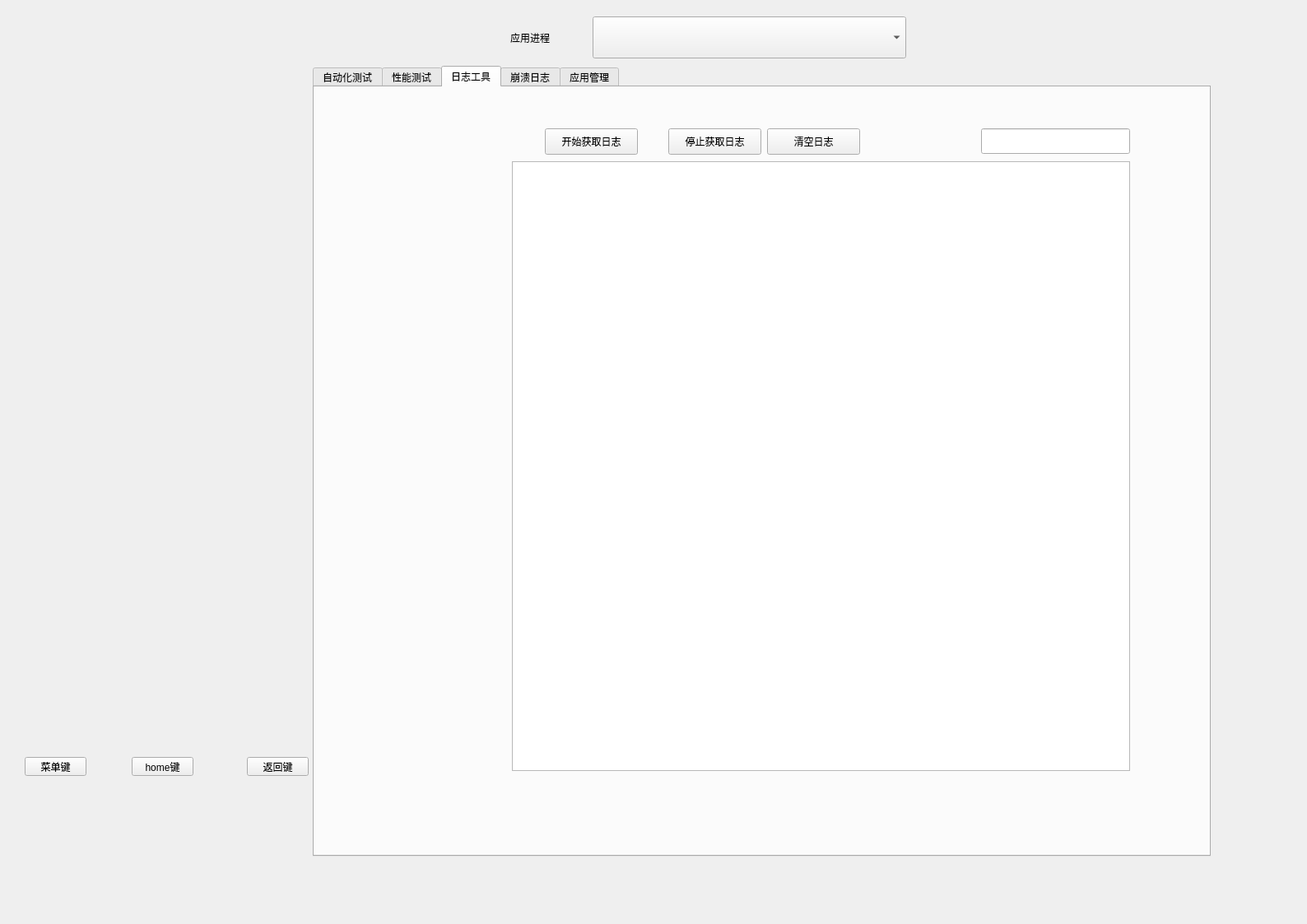
<?xml version="1.0" encoding="UTF-8"?>
<ui version="4.0">
 <class>Form</class>
 <widget class="QWidget" name="Form">
  <property name="geometry">
   <rect>
    <x>0</x>
    <y>0</y>
    <width>1588</width>
    <height>1123</height>
   </rect>
  </property>
  <property name="windowTitle">
   <string>Form</string>
  </property>
  <widget class="QTabWidget" name="tabWidget1">
   <property name="geometry">
    <rect>
     <x>380</x>
     <y>80</y>
     <width>1091</width>
     <height>961</height>
    </rect>
   </property>
   <property name="currentIndex">
    <number>2</number>
   </property>
   <widget class="QWidget" name="tab_6">
    <attribute name="title">
     <string>自动化测试</string>
    </attribute>
    <widget class="QWidget" name="horizontalLayoutWidget_2">
     <property name="geometry">
      <rect>
       <x>320</x>
       <y>100</y>
       <width>721</width>
       <height>331</height>
      </rect>
     </property>
     <layout class="QHBoxLayout" name="retry_cpu_layout"/>
    </widget>
    <widget class="QWidget" name="horizontalLayoutWidget_3">
     <property name="geometry">
      <rect>
       <x>320</x>
       <y>460</y>
       <width>711</width>
       <height>361</height>
      </rect>
     </property>
     <layout class="QHBoxLayout" name="retry_mem_layout"/>
    </widget>
    <widget class="QPushButton" name="start_script_auto">
     <property name="geometry">
      <rect>
       <x>130</x>
       <y>190</y>
       <width>111</width>
       <height>41</height>
      </rect>
     </property>
     <property name="text">
      <string>脚本重放</string>
     </property>
    </widget>
    <widget class="QPushButton" name="retry_script_first">
     <property name="geometry">
      <rect>
       <x>0</x>
       <y>100</y>
       <width>121</width>
       <height>31</height>
      </rect>
     </property>
     <property name="text">
      <string>录制前/后置脚本</string>
     </property>
    </widget>
    <widget class="QPushButton" name="retry_script_cycle">
     <property name="geometry">
      <rect>
       <x>0</x>
       <y>140</y>
       <width>121</width>
       <height>31</height>
      </rect>
     </property>
     <property name="text">
      <string>录制循环脚本</string>
     </property>
    </widget>
    <widget class="QPushButton" name="retry_script_save">
     <property name="geometry">
      <rect>
       <x>130</x>
       <y>100</y>
       <width>121</width>
       <height>31</height>
      </rect>
     </property>
     <property name="text">
      <string>保存录制脚本</string>
     </property>
    </widget>
    <widget class="QPushButton" name="delete_auto_script">
     <property name="geometry">
      <rect>
       <x>0</x>
       <y>190</y>
       <width>121</width>
       <height>41</height>
      </rect>
     </property>
     <property name="text">
      <string>删除脚本</string>
     </property>
    </widget>
    <widget class="QLabel" name="label_15">
     <property name="geometry">
      <rect>
       <x>0</x>
       <y>250</y>
       <width>81</width>
       <height>21</height>
      </rect>
     </property>
     <property name="text">
      <string>脚本名称</string>
     </property>
    </widget>
    <widget class="QLabel" name="label_16">
     <property name="geometry">
      <rect>
       <x>140</x>
       <y>250</y>
       <width>81</width>
       <height>21</height>
      </rect>
     </property>
     <property name="text">
      <string>重放次数</string>
     </property>
    </widget>
    <widget class="QListWidget" name="retry_script_list">
     <property name="geometry">
      <rect>
       <x>5</x>
       <y>311</y>
       <width>271</width>
       <height>291</height>
      </rect>
     </property>
    </widget>
    <widget class="QLineEdit" name="retry_script_name">
     <property name="geometry">
      <rect>
       <x>0</x>
       <y>270</y>
       <width>131</width>
       <height>31</height>
      </rect>
     </property>
    </widget>
    <widget class="QLineEdit" name="retry_script_time">
     <property name="geometry">
      <rect>
       <x>140</x>
       <y>270</y>
       <width>111</width>
       <height>31</height>
      </rect>
     </property>
     <property name="text">
      <string>5</string>
     </property>
    </widget>
    <widget class="QPushButton" name="open_script_list">
     <property name="geometry">
      <rect>
       <x>130</x>
       <y>140</y>
       <width>121</width>
       <height>31</height>
      </rect>
     </property>
     <property name="text">
      <string>打开脚本目录</string>
     </property>
    </widget>
   </widget>
   <widget class="QWidget" name="tab">
    <attribute name="title">
     <string>性能测试</string>
    </attribute>
    <widget class="QWidget" name="horizontalLayoutWidget">
     <property name="geometry">
      <rect>
       <x>80</x>
       <y>40</y>
       <width>801</width>
       <height>261</height>
      </rect>
     </property>
     <layout class="QHBoxLayout" name="fps_layout"/>
    </widget>
    <widget class="QWidget" name="horizontalLayoutWidget_4">
     <property name="geometry">
      <rect>
       <x>80</x>
       <y>330</y>
       <width>801</width>
       <height>281</height>
      </rect>
     </property>
     <layout class="QHBoxLayout" name="cpu_layout"/>
    </widget>
    <widget class="QWidget" name="horizontalLayoutWidget_5">
     <property name="geometry">
      <rect>
       <x>80</x>
       <y>650</y>
       <width>801</width>
       <height>271</height>
      </rect>
     </property>
     <layout class="QHBoxLayout" name="mem_layout"/>
    </widget>
    <widget class="QLabel" name="label_10">
     <property name="geometry">
      <rect>
       <x>410</x>
       <y>10</y>
       <width>71</width>
       <height>21</height>
      </rect>
     </property>
     <property name="text">
      <string>FPS数据</string>
     </property>
    </widget>
    <widget class="QLabel" name="label_11">
     <property name="geometry">
      <rect>
       <x>420</x>
       <y>310</y>
       <width>71</width>
       <height>21</height>
      </rect>
     </property>
     <property name="text">
      <string>CPU数据</string>
     </property>
    </widget>
    <widget class="QLabel" name="label_12">
     <property name="geometry">
      <rect>
       <x>430</x>
       <y>620</y>
       <width>71</width>
       <height>21</height>
      </rect>
     </property>
     <property name="text">
      <string>MEM数据</string>
     </property>
    </widget>
    <widget class="QPushButton" name="performance_start_mem_test">
     <property name="geometry">
      <rect>
       <x>900</x>
       <y>760</y>
       <width>101</width>
       <height>31</height>
      </rect>
     </property>
     <property name="text">
      <string>内存测试</string>
     </property>
    </widget>
    <widget class="QPushButton" name="performance_start_fps_test">
     <property name="geometry">
      <rect>
       <x>910</x>
       <y>110</y>
       <width>113</width>
       <height>32</height>
      </rect>
     </property>
     <property name="text">
      <string>FPS测试</string>
     </property>
    </widget>
    <widget class="QPushButton" name="performance_start_cpu_test">
     <property name="geometry">
      <rect>
       <x>910</x>
       <y>430</y>
       <width>113</width>
       <height>32</height>
      </rect>
     </property>
     <property name="text">
      <string>CPU测试</string>
     </property>
    </widget>
   </widget>
   <widget class="QWidget" name="tab_5">
    <attribute name="title">
     <string>日志工具</string>
    </attribute>
    <widget class="QTextEdit" name="show_log">
     <property name="geometry">
      <rect>
       <x>240</x>
       <y>90</y>
       <width>751</width>
       <height>741</height>
      </rect>
     </property>
    </widget>
    <widget class="QPushButton" name="start_get_Log">
     <property name="geometry">
      <rect>
       <x>280</x>
       <y>50</y>
       <width>113</width>
       <height>32</height>
      </rect>
     </property>
     <property name="text">
      <string>开始获取日志</string>
     </property>
    </widget>
    <widget class="QPushButton" name="stop_get_Log">
     <property name="geometry">
      <rect>
       <x>430</x>
       <y>50</y>
       <width>113</width>
       <height>32</height>
      </rect>
     </property>
     <property name="text">
      <string>停止获取日志</string>
     </property>
    </widget>
    <widget class="QPushButton" name="clear_log">
     <property name="geometry">
      <rect>
       <x>550</x>
       <y>50</y>
       <width>113</width>
       <height>32</height>
      </rect>
     </property>
     <property name="text">
      <string>清空日志</string>
     </property>
    </widget>
    <widget class="QLineEdit" name="filter_log_key">
     <property name="geometry">
      <rect>
       <x>810</x>
       <y>50</y>
       <width>181</width>
       <height>31</height>
      </rect>
     </property>
    </widget>
   </widget>
   <widget class="QWidget" name="tab_7">
    <attribute name="title">
     <string>崩溃日志</string>
    </attribute>
    <widget class="QPushButton" name="get_crash_log">
     <property name="geometry">
      <rect>
       <x>140</x>
       <y>70</y>
       <width>191</width>
       <height>71</height>
      </rect>
     </property>
     <property name="text">
      <string>获取crash日志</string>
     </property>
    </widget>
    <widget class="QPushButton" name="export_crash_log">
     <property name="geometry">
      <rect>
       <x>400</x>
       <y>70</y>
       <width>191</width>
       <height>71</height>
      </rect>
     </property>
     <property name="text">
      <string>导出日志</string>
     </property>
    </widget>
    <widget class="QPushButton" name="remove_crash_log">
     <property name="geometry">
      <rect>
       <x>670</x>
       <y>70</y>
       <width>191</width>
       <height>71</height>
      </rect>
     </property>
     <property name="text">
      <string>删除日志</string>
     </property>
    </widget>
    <widget class="QTableWidget" name="crash_tab_list">
     <property name="enabled">
      <bool>true</bool>
     </property>
     <property name="geometry">
      <rect>
       <x>100</x>
       <y>170</y>
       <width>861</width>
       <height>641</height>
      </rect>
     </property>
     <attribute name="horizontalHeaderCascadingSectionResizes">
      <bool>true</bool>
     </attribute>
    </widget>
   </widget>
   <widget class="QWidget" name="tab_2">
    <attribute name="title">
     <string>应用管理</string>
    </attribute>
    <widget class="QLabel" name="page2_show_result">
     <property name="geometry">
      <rect>
       <x>70</x>
       <y>160</y>
       <width>511</width>
       <height>441</height>
      </rect>
     </property>
     <property name="text">
      <string/>
     </property>
    </widget>
    <widget class="QLabel" name="label_4">
     <property name="geometry">
      <rect>
       <x>60</x>
       <y>170</y>
       <width>551</width>
       <height>301</height>
      </rect>
     </property>
     <property name="text">
      <string/>
     </property>
    </widget>
   </widget>
  </widget>
  <widget class="QLabel" name="label_5">
   <property name="geometry">
    <rect>
     <x>620</x>
     <y>35</y>
     <width>101</width>
     <height>21</height>
    </rect>
   </property>
   <property name="text">
    <string>应用进程</string>
   </property>
  </widget>
  <widget class="QLabel" name="device_id">
   <property name="geometry">
    <rect>
     <x>460</x>
     <y>40</y>
     <width>131</width>
     <height>21</height>
    </rect>
   </property>
   <property name="text">
    <string/>
   </property>
  </widget>
  <widget class="QComboBox" name="device_app_list">
   <property name="geometry">
    <rect>
     <x>720</x>
     <y>20</y>
     <width>381</width>
     <height>51</height>
    </rect>
   </property>
  </widget>
  <widget class="QLabel" name="phone_show">
   <property name="geometry">
    <rect>
     <x>30</x>
     <y>120</y>
     <width>341</width>
     <height>771</height>
    </rect>
   </property>
   <property name="text">
    <string/>
   </property>
  </widget>
  <widget class="QPushButton" name="phone_menu">
   <property name="geometry">
    <rect>
     <x>30</x>
     <y>920</y>
     <width>75</width>
     <height>23</height>
    </rect>
   </property>
   <property name="text">
    <string>菜单键</string>
   </property>
  </widget>
  <widget class="QPushButton" name="phone_home">
   <property name="geometry">
    <rect>
     <x>160</x>
     <y>920</y>
     <width>75</width>
     <height>23</height>
    </rect>
   </property>
   <property name="text">
    <string>home键</string>
   </property>
  </widget>
  <widget class="QPushButton" name="phone_back">
   <property name="geometry">
    <rect>
     <x>300</x>
     <y>920</y>
     <width>75</width>
     <height>23</height>
    </rect>
   </property>
   <property name="text">
    <string>返回键</string>
   </property>
  </widget>
 </widget>
 <resources/>
 <connections>
  <connection>
   <sender>tabWidget1</sender>
   <signal>currentChanged(int)</signal>
   <receiver>tabWidget1</receiver>
   <slot>setCurrentIndex(int)</slot>
   <hints>
    <hint type="sourcelabel">
     <x>327</x>
     <y>293</y>
    </hint>
    <hint type="destinationlabel">
     <x>327</x>
     <y>293</y>
    </hint>
   </hints>
  </connection>
 </connections>
</ui>
